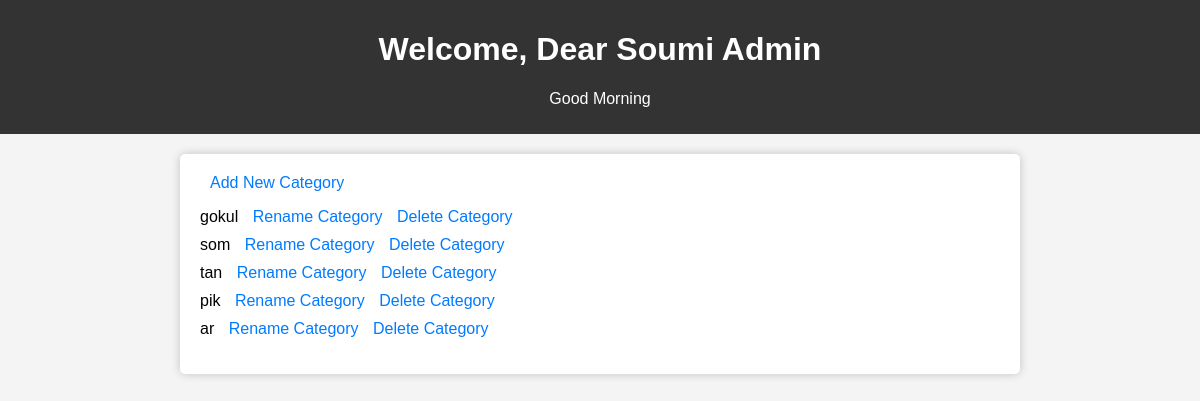
Before: /admin_dashboard with the older database file.
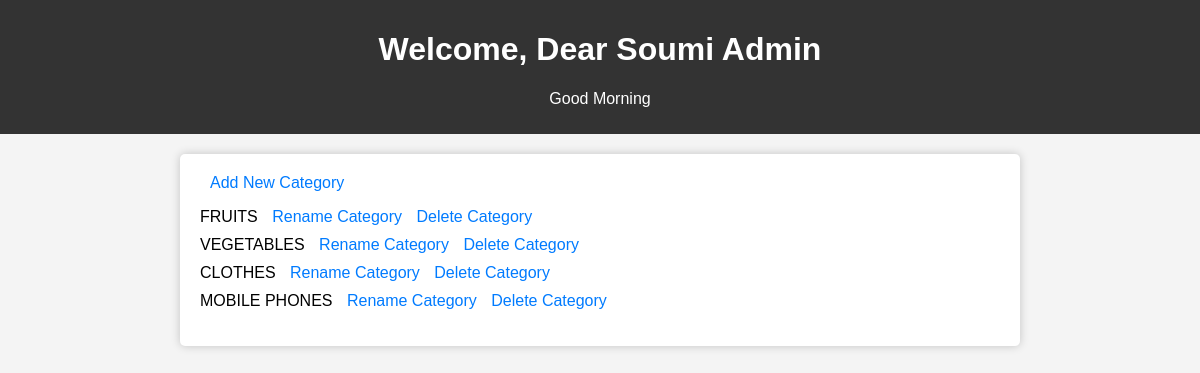
After: the same page with the newer database file.
### main.py (models this page shows)
class Section(db.Model):
        id = db.Column(db.Integer, primary_key = True, autoincrement=True)
        name = db.Column(db.String(200), nullable = False)

### main.py (the view)
@app.route('/admin_dashboard')
def admin_dashboard():
    section=Section.query.all()
    return render_template('admin_dashboard.html',blahblah=section)

### templates/admin_dashboard.html (shortened to what this page needs)
<!DOCTYPE html>
<html lang="en">
<head>
</head>
<body>
    <header>
        <h1>Welcome, Dear Soumi Admin</h1>
        <p>Good Morning</p>
    </header>
    <div class="container">
        <a href="/add_category">Add New Category</a>
        <ul>
            {% for blah in blahblah %}
                <li>
                    {{ blah.name }}
                    <a href="/rename_category/{{ blah['id'] }}">Rename Category</a>
                    <a href="/delete_category/{{ blah['id'] }}">Delete Category</a>
                </li>
            {% endfor %}
        </ul>
    </div>
</body>
</html>

### templates/admin_dashboard.html (style rules this page uses)
body { font-family: Arial, sans-serif; margin: 0; padding: 0; background-color: #f4f4f4; }
header { background-color: #333; color: #fff; text-align: center; padding: 10px; }
.container { max-width: 800px; margin: 20px auto; padding: 20px; background-color: #fff; border-radius: 5px; box-shadow: 0 0 10px rgba(0, 0, 0, 0.2); }
ul { list-style: none; padding: 0; }
li { margin: 10px 0; }
a { text-decoration: none; color: #007BFF; margin-left: 10px; }

Changed rows visible on the page:
removed Section: name "tan"
removed Section: name "pik"
removed Section: name "ar"
changed Section: name "gokul" → "FRUITS"
added Section: name "VEGETABLES"
changed Section: name "som" → "CLOTHES"
added Section: name "MOBILE PHONES"
